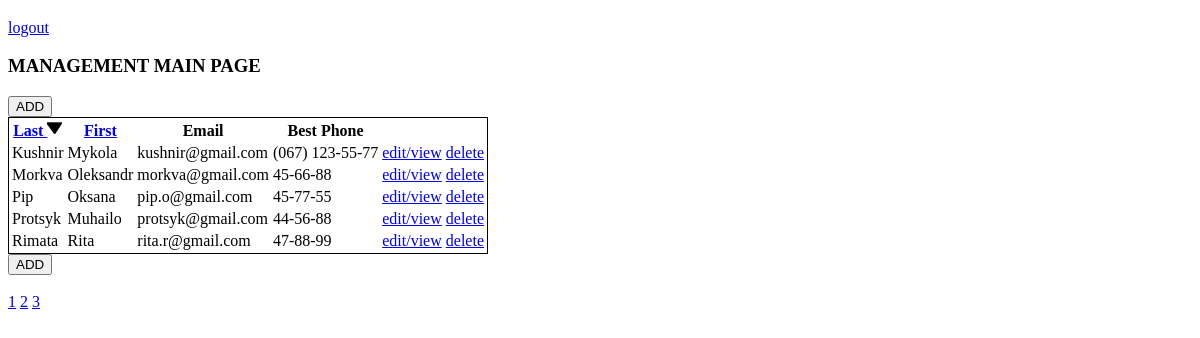
/contacts.php?activePage=2&sortBy=lastname&sortTurn=ASC&noSort=false, run on the app's committed database.
### tables this page shows
CREATE TABLE IF NOT EXISTS `contacts` (
  `id` int(11) unsigned NOT NULL AUTO_INCREMENT,
  `firstname` varchar(255) NOT NULL,
  `lastname` varchar(255) NOT NULL,
  `email` varchar(255) NOT NULL,
  `home_phone` varchar(255) NOT NULL,
  `work_phone` varchar(255) NOT NULL,
  `cell_phone` varchar(255) NOT NULL,
  `best_phone` varchar(10) NOT NULL,
  `adress1` varchar(255) NOT NULL,
  `adress2` varchar(255) NOT NULL,
  `city` varchar(255) NOT NULL,
  `state` varchar(255) NOT NULL,
  `zip` varchar(255) NOT NULL,
  `country` varchar(255) NOT NULL,
  `birthday` date NOT NULL,
  PRIMARY KEY (`id`)
);

### www/includes/functions.php (called while the page is built, shortened)
<?php
function getContacts($activePage, $sortBy, $sortTurn, $noSort){
	include_once ('dbConnection.php');
	$_POST['numberOfContacts'] = count(mysqli_fetch_all($conn->query("SELECT * FROM contacts"), MYSQLI_ASSOC));
	$limitFrom = ($activePage*MAX_ON_PAGE)-MAX_ON_PAGE;
	$limitTo = MAX_ON_PAGE;
	if ($activePage < 1){
		$query = "SELECT * FROM contacts ORDER BY ".$_POST['sortBy']." ".$_POST['sortTurn']." LIMIT 0, ". $limitTo;
	}else{
		$query = "SELECT * FROM contacts ORDER BY ".$_POST['sortBy']." ".$_POST['sortTurn']." LIMIT ".$limitFrom.", ".$limitTo;
	};
    $result = $conn->query($query);
    return mysqli_fetch_all($result, MYSQLI_ASSOC);
};

### www/contacts.php (the view, shortened to what this page needs)
<!DOCTYPE html>
<html>
	<head>
		<link rel="stylesheet" href="css/main.css">
	</head>
	<body>
		<?php
			include_once("includes/functions.php");
			$contacts = getContacts($_GET['activePage'], $_GET['sortBy'], $_GET['sortTurn'], $_GET['noSort']);
		?>
		<a href='logout.php'>logout</a>
		<h3>MANAGEMENT MAIN PAGE</h3>
		<form action="controller.php" method="post">
			<input type="submit" name="addNewContact" value="ADD"></br>
			<table style="border: 1px solid">
				<tr>
					<th><a href="contacts.php?
							activePage=<?php echo $_GET['activePage']?>&
							sortBy=lastname&
							sortTurn=<?php echo $_POST['sortTurn']?>">Last
								<?php
									if ($_POST['sortBy'] == "lastname" && $_POST['sortTurn'] == "DESC"){
										echo "<img src='img/DESC.png' />";
									}else
									if ($_POST['sortBy'] == "lastname" && $_POST['sortTurn'] == "ASC"){
										echo "<img src='img/ASC.png' />";
									};
								?>
						</a></th>
					<th><a href="contacts.php?
							activePage=<?php echo $_GET['activePage']?>&
							sortBy=firstname&
							sortTurn=<?php echo $_POST['sortTurn']?>">First
						</a></th>
					<th>Email</th>
					<th>Best Phone</th>
				</tr>
				<?php foreach ($contacts as $v) {?>
					<tr>
						<td><?php echo $v['lastname']?></td>
						<td><?php echo $v['firstname']?></td>
						<td><?php echo $v['email']?></td>
						<td><?php switch ($v['best_phone']) {
									case "home_phone":
										echo $v['home_phone'];
										break;
									case "cell_phone":
										echo $v['cell_phone'];
										break;
								};?></td>
						<?php $contactId = $v['id'];?>
						<td><a href='edit.php?editId=<?php echo $contactId?>'>edit/view</a></td>
						<td><a href='controller.php?deleteId=<?php echo $contactId?>'>delete</a></td>
					</tr>
				<?php }?>
			</table>
			<input type="submit" name="addNewContact" value="ADD"></br></br>
			<?php
			$maxPages = ceil($_POST['numberOfContacts']/MAX_ON_PAGE);
			$temp = 1;
			while ($temp <= $maxPages) {
				?>
				<a href='contacts.php?
						activePage=<?php echo $temp?>&
						sortBy=<?php echo $_POST['sortBy']?>&
						sortTurn=<?php echo $_POST['sortTurn']?>&
						noSort=false'><?php echo $temp?></a>
				<?php
				$temp++;
			};
			?>
		</form>
	</body>
</html>

### www/css/main.css (style rules this page uses)
form { float:left; }

### data on the page
contacts: lastname "Kushnir", firstname "Mykola", email "kushnir@gmail.com", cell_phone "(067) 123-55-77"
contacts: lastname "Morkva", firstname "Oleksandr", email "morkva@gmail.com", home_phone "45-66-88"
contacts: lastname "Pip", firstname "Oksana", email "pip.o@gmail.com", home_phone "45-77-55"
contacts: lastname "Protsyk", firstname "Muhailo", email "protsyk@gmail.com", home_phone "44-56-88"
contacts: lastname "Rimata", firstname "Rita", email "rita.r@gmail.com", home_phone "47-88-99"
